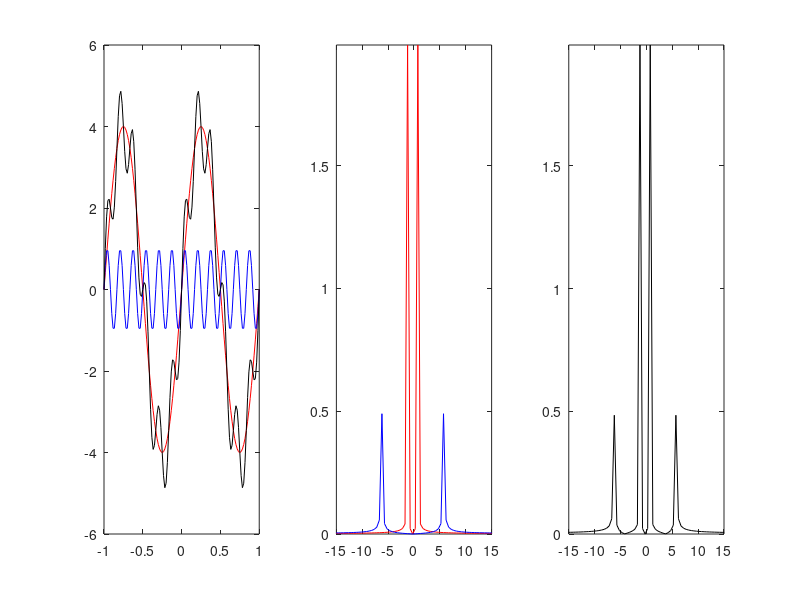
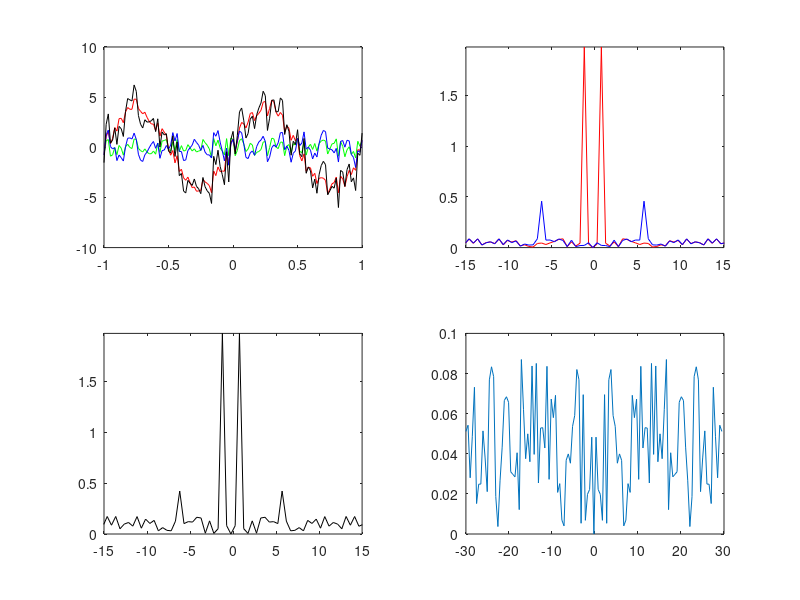

Recreate these plots in MATLAB, in order. (Note: this script raises an error after producing the figures.)
%%--------------- Guia 3-----------------------
%% Ejericio 1 --> 1. Genere una señal que sea la suma de dos sinusoides diferentes, calcule su DFT1D grafique el espectro de magnitud.

A1=4; A2=1;
f1=1;f2=6;fc=3; %frecuencia de corte
fm=10*max(f1,f2);

t_span=-1:1/fm:1; %dominio temporal
N= length (t_span); 
f= -fm/2:fm/N:fm/2-fm/N;%dominio frecuencial 

y1 = A1*sin(2*pi*f1*t_span);
y2 = A2*sin(2*pi*f2*t_span);
ys= y1+y2;

tfy1 = fft(y1);
tfy2 = fft(y2);
tfys = fft(ys);

tf1=fftshift(abs(tfy1)/N);
tf2=fftshift(abs(tfy2)/N);
tfs=fftshift(abs(tfys)/N);

figure
subplot (131);plot(t_span, y1,'r', t_span, y2, 'b', t_span, ys,'k');
subplot(132);plot (f, tf1,'r', f, tf2, 'b'); axis([-15 15 0 inf]);
subplot(133);plot(f,tfs,'k');axis([-15 15 0 inf]);
%% Ejercicio 2 --> A la señal del punto 1) agréguele ruido aleatorio y observe como se modifica su espectro de magnitud.
r= rand(1,N)*2; %el nro es las posiciones de la matriz cuadrada de ruido
r=r-mean(r);
y1=y1+r;y2=y2+r;ys=y1+y2;

tfy1 = fft(y1);
tfy2 = fft(y2);
tfys = fft(ys);

tf1=fftshift(abs(tfy1)/N);
tf2=fftshift(abs(tfy2)/N);
tfs=fftshift(abs(tfys)/N);

figure
subplot (221);plot(t_span, r, 'g', t_span, y1,'r', t_span, y2, 'b', t_span, ys,'k');
subplot(222);plot (f, tf1,'r', f, tf2, 'b'); axis([-15 15 0 inf]);
subplot(223);plot(f,tfs,'k');axis([-15 15 0 inf]);
subplot(224);plot (f,fftshift(abs(fft(r)/N)));

%% Ejercicio 3 --> A la señal del punto 2) aplíquele un filtro pasa bajos frecuencial. Antitransforme y visualice los resultados.

[M, N] = size(I);
[fx,fy]=frecspan([M,N], 'meshgrid');
for i=1:1:length(fc)
    if f(i)>=-fc &&f(i)<=fc
        h(i)=1;
    else
        h(i)=0;
    end
end
prod = fft(ys).*ifftshift(h); %esprecto crudo de la suma por el filtro pasabajo descentrado
o1=real(ifft(prod));

figure
subplot(121);plot(f,h);axis([-10 10 0 2]);
subplot(122); plot (t_span,y1,'ro',t_span, o1,'bo')
